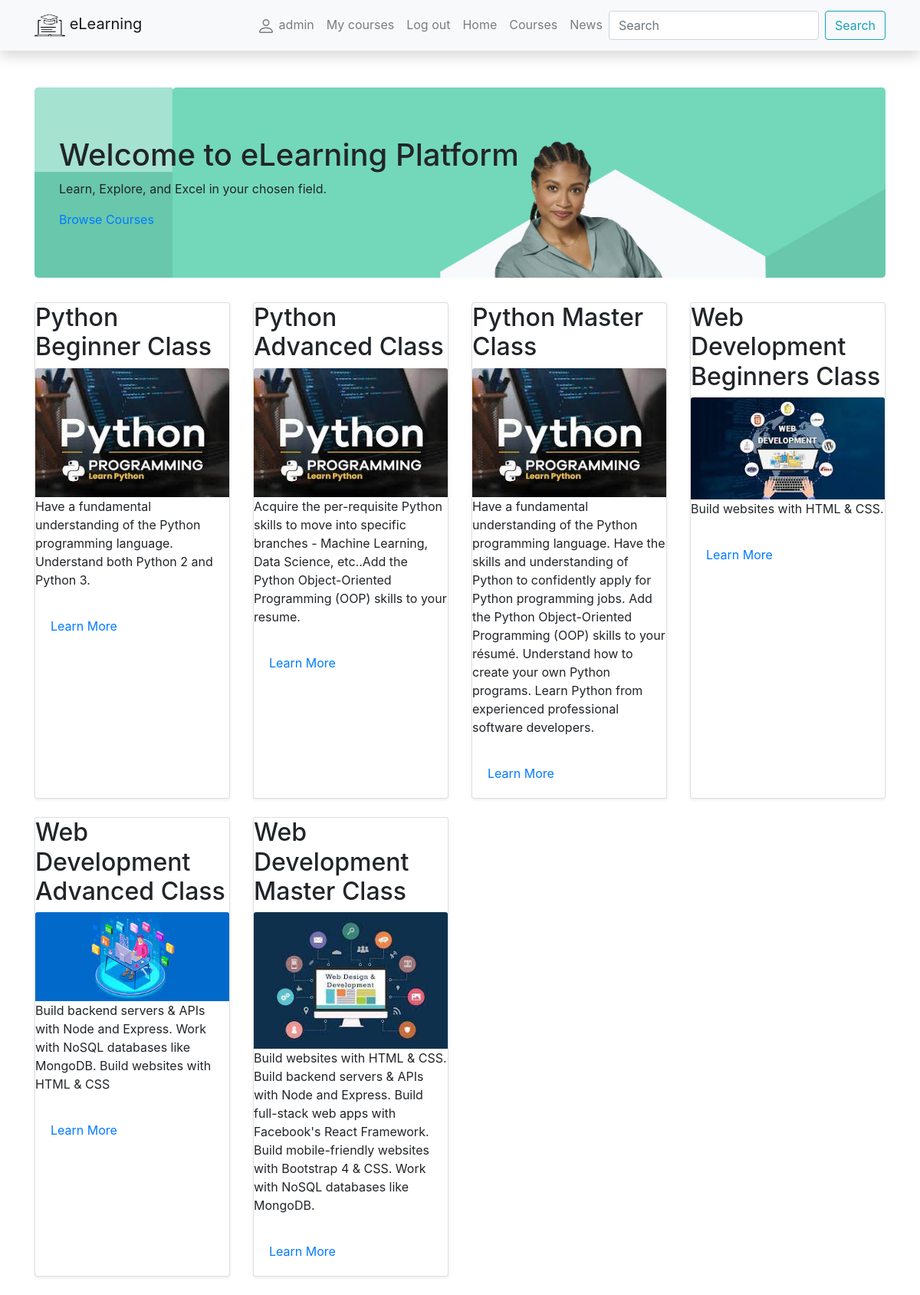
Page /learning/courses/ (signed in) on the committed database.
### elearning/models.py (models this page shows, shortened)
class Course(models.Model):
    title = models.CharField(max_length=255)
    description = models.TextField()
    cover = models.ImageField('Cover', upload_to='covers', null=True, blank=True)
    instructor = models.ForeignKey(User, on_delete=models.CASCADE, related_name='instructor_courses', null=True)
    students = models.ManyToManyField(User, through='Enrollment', related_name='enrolled_courses', null=True)

### elearning/views.py (the view)
# urls.py: path('courses/', views.CoursesViewList.as_view(), name='courses-list-url'),
class CoursesViewList(generic.ListView):
    model = Course
    context_object_name = 'course_list'
    template_name = 'course_list.html'

### elearning/templates/course_list.html (shortened to what this page needs)
{% extends 'base.html' %}
{% block content %}
{% load static %}
<div class="jumbotron text-left" style="background-image: url({% static 'images/header.jpg' %}); background-size: 100%;">
  <h1>Welcome to eLearning Platform</h1>
  <p>Learn, Explore, and Excel in your chosen field.</p>
  <a href="#courses">Browse Courses</a>
</div>
<div class="row">
{% for course in course_list %}
<div class="col-sm-6 col-md-3 d-flex align-items-stretch">
  <div class="card mb-4 shadow-sm">
  <h2>{{ course.title }}</h2>
    {% if course.cover %}
    <img src="{{ course.cover.url }}" class="card-img-top">
    <p>{{ course.description }}</p>
    {% else %}
    <img src="{% static 'img/no-image.png' %}" class="card-img-top">
    {% endif %}
    <div class="card-body">
      <p class="card-text"><a href="{% url 'course-one' course.id%}">Learn More</a></p>
    </div>
  </div>
  </div>
{% endfor %}
</div>
{% endblock %}

### elearning/templates/base.html (shortened to what this page needs)
<!DOCTYPE html>
<html lang="en">
<head>
  <link rel="stylesheet"
        href="https://stackpath.bootstrapcdn.com/bootstrap/4.1.3/css/bootstrap.min.css"
/>
  <link rel="stylesheet"
        href="https://cdnjs.cloudflare.com/ajax/libs/font-awesome/4.7.0/css/font-awesome.min.css"/>
  {% load static %}
  <link rel="stylesheet" href="{% static 'css/styles.css' %}">
</head>
<body>
<nav class="navbar navbar-expand-lg navbar-light bg-light static-top mb-5 shadow">
  <div class="container">
    <a class="navbar-brand" href="{% url 'homepage-url' %}">
      eLearning</a>
    <div class="collapse navbar-collapse" id="navbarResponsive">
      <ul class="navbar-nav ml-auto">
        {% if user.is_authenticated %}
        <li class="nav-item"><a class="nav-link" href="#">
          {{ user.get_username }}</a></li>
        <li class="nav-item"><a class="nav-link" href="#">My courses</a></li>
        <li class="nav-item"><a class="nav-link" href="{% url 'logout'%}">Log out</a></li>
        {% else %}
        <li class="nav-item"><a class="nav-link" href="{% url 'login' %}?next={{request.path}}">Log in</a></li>
        <li class="nav-item"><a class="nav-link" href="{% url 'register' %}">Sign up</a></li>
        {% endif %}
        <li class="nav-item">
          <a class="nav-link" href="{% url 'homepage-url' %}">Home</a>
        </li>
        <li class="nav-item">
          <a class="nav-link" href="{% url 'courses-list-url' %}">Courses</a>
        </li>
        <li class="nav-item">
          <a class="nav-link" href="#">News</a>
        </li>
      </ul>
      <form class="form-inline my-2 my-lg-0"
            action="{% url 'search' %}"
            method="get">
        <input class="form-control mr-sm-2"
               type="search"
               placeholder="Search"
               aria-label="Search"
               name="search_text"/>
        <button class="btn btn-outline-info my-2 my-sm-0" type="submit">
          Search
        </button>
      </form>
    </div>
  </div>
</nav>
<div class="container">{% block content %}{% endblock %}</div>
</body>
</html>

### rows in the picture
Course: title "Python Beginner Class", cover (picture), description "Have a fundamental understanding of the Python programming language. Understand both Python 2 and Python 3."
Course: title "Python Advanced Class", cover (picture), description "Acquire the per-requisite Python skills to move into specific branches - Machine Learning, Data Science, etc..Add the Python Object-Oriented Programming (OOP) skills to your resume."
Course: title "Python Master Class", cover (picture), description "Have a fundamental understanding of the Python programming language. Have the skills and understanding of Python to confidently apply for Python programming jobs. Add the Python Object-Oriented Programming (OOP) skills to your résumé. Understand how to create your own Python programs. Learn Python from experienced professional software developers."
Course: title "Web Development Beginners Class", cover (picture), description "Build websites with HTML & CSS."
Course: title "Web Development Advanced Class", cover (picture), description "Build backend servers & APIs with Node and Express. Work with NoSQL databases like MongoDB. Build websites with HTML & CSS"
Course: title "Web Development Master Class", cover (picture), description "Build websites with HTML & CSS. Build backend servers & APIs with Node and Express. Build full-stack web apps with Facebook's React Framework. Build mobile-friendly websites with Bootstrap 4 & CSS. Work with NoSQL databases like MongoDB."

### other values in the picture
{{ user.get_username }} "admin"
